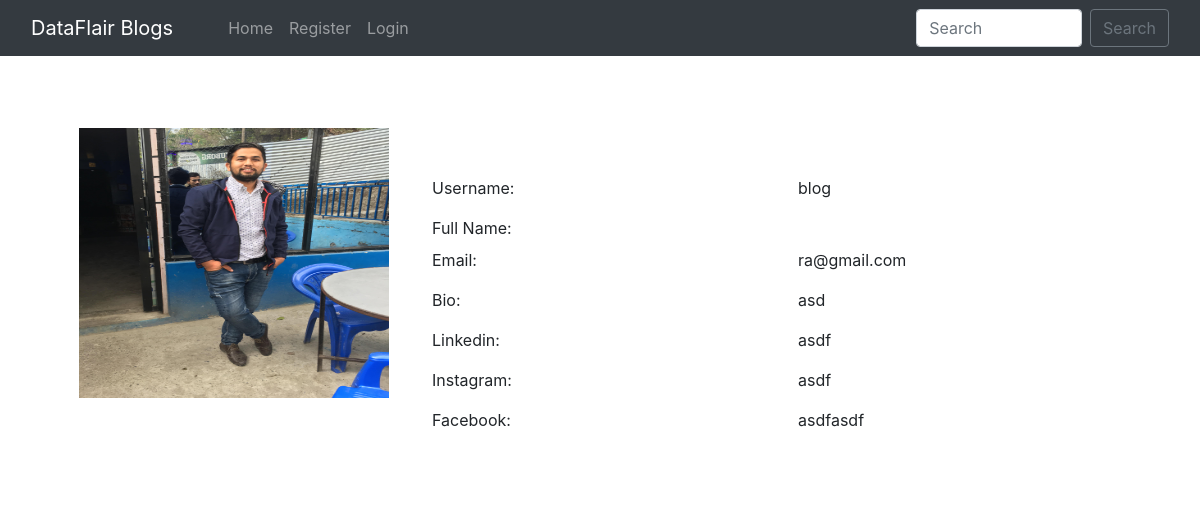
/user_profile/2/, run on the app's committed database.
### blog_app/models.py (models this page shows, shortened)
class BlogPost(models.Model):
    title=models.CharField(max_length=255)
    author= models.ForeignKey(User, on_delete=models.CASCADE)
    slug=models.CharField(max_length=130)
    content=models.TextField()
    image = models.ImageField(upload_to="profile_pics", blank=True, null=True)
    dateTime=models.DateTimeField(auto_now_add=True)

class Profile(models.Model):
    user = models.OneToOneField(User, on_delete=models.CASCADE, blank=True, null=True)
    image = models.ImageField(upload_to="profile_pics", blank=True, null=True)
    bio = models.TextField(blank=True, null=True)
    phone_no = models.CharField(max_length=300,blank=True,null=True)
    facebook = models.CharField(max_length=300, blank=True, null=True)
    instagram = models.CharField(max_length=300, blank=True, null=True)
    linkedin = models.CharField(max_length=300, blank=True, null=True)
    github = models.CharField(max_length=300,blank=True,null=True)

### blog_app/views.py (the view)
# urls.py: path("user_profile/<int:myid>/", views.user_profile, name="user_profile"),
def user_profile(request, myid):
    post = BlogPost.objects.filter(id=myid)
    return render(request, "blog_app/user_profile.html", {'post':post})

### blog_app/templates/blog_app/user_profile.html (shortened to what this page needs)
{% extends 'blog_app/base.html' %}
{% block body %}
<div class="container profile">
            <form method="post">
                <div class="row">
                    {% for i in post %}
                    <div class="col-md-4">
                        <div class="profile-img">
                            {% if i.author.profile.image %}
                            <img src="{{i.author.profile.image.url}}" alt="" width="310px" height="270px">
                            {% endif %}
                        </div>
                    </div>
                    <div class="col-md-8">
                        <div class="profile-tab">
                            <div class="tab-pane">
                                <br><br>
                                        <div class="row">
                                            <div class="col-md-6">
                                                <label>Username:</label>
                                            </div>
                                            <div class="col-md-6">
                                                <p>{{i.author}}</p>
                                            </div>
                                        </div>
                                        <div class="row">
                                            <div class="col-md-6">
                                                <label>Full Name:</label>
                                            </div>
                                            <div class="col-md-6">
                                            </div>
                                        </div>
                                        <div class="row">
                                            <div class="col-md-6">
                                                <label>Email:</label>
                                            </div>
                                            <div class="col-md-6">
                                                <p>{{i.author.email}}</p>
                                            </div>
                                        </div>
                                        <div class="row">
                                            <div class="col-md-6">
                                                <label>Bio:</label>
                                            </div>
                                            <div class="col-md-6">
                                                <p>{{i.author.profile.bio}}</p>
                                            </div>
                                        </div>
                                        {% if i.author.profile.linkedin %}
                                        <div class="row">
                                            <div class="col-md-6">
                                                <label>Linkedin:</label>
                                            </div>
                                            <div class="col-md-6">
                                                <p>{{i.author.profile.linkedin}}</p>
                                            </div>
                                        </div>
                                        {% endif %}
                                        {% if i.author.profile.instagram %}
                                        <div class="row">
                                            <div class="col-md-6">
                                                <label>Instagram:</label>
                                            </div>
                                            <div class="col-md-6">
                                                <p>{{i.author.profile.instagram}}</p>
                                            </div>
                                        </div>
                                        {% endif %}
                                        {% if i.author.profile.facebook %}
                                        <div class="row">
                                            <div class="col-md-6">
                                                <label>Facebook:</label>
                                            </div>
                                            <div class="col-md-6">
                                                <p>{{i.author.profile.facebook}}</p>
                                            </div>
                                        </div>
                                        {% endif %}
                                        {% endfor %}
                            </div>
                        </div>
                    </div>
            </form>
            </div>
        {% endblock %}

### data on the page
BlogPost: author.profile.image (picture), author "blog", author.email "ra@gmail.com", author.profile.bio "asd", author.profile.linkedin "asdf", author.profile.instagram "asdf", author.profile.facebook "asdfasdf"
